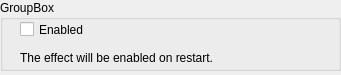
<?xml version="1.0" encoding="UTF-8"?>
<ui version="4.0">
 <class>DisabledPreferences</class>
 <widget class="QWidget" name="DisabledPreferences">
  <property name="geometry">
   <rect>
    <x>0</x>
    <y>0</y>
    <width>341</width>
    <height>75</height>
   </rect>
  </property>
  <property name="sizePolicy">
   <sizepolicy hsizetype="Preferred" vsizetype="Fixed">
    <horstretch>0</horstretch>
    <verstretch>0</verstretch>
   </sizepolicy>
  </property>
  <property name="windowTitle">
   <string>Form</string>
  </property>
  <widget class="QGroupBox" name="groupBox">
   <property name="geometry">
    <rect>
     <x>0</x>
     <y>0</y>
     <width>341</width>
     <height>71</height>
    </rect>
   </property>
   <property name="sizePolicy">
    <sizepolicy hsizetype="Preferred" vsizetype="Preferred">
     <horstretch>0</horstretch>
     <verstretch>0</verstretch>
    </sizepolicy>
   </property>
   <property name="title">
    <string>GroupBox</string>
   </property>
   <widget class="QCheckBox" name="enabledCheckBox">
    <property name="geometry">
     <rect>
      <x>20</x>
      <y>20</y>
      <width>85</width>
      <height>19</height>
     </rect>
    </property>
    <property name="text">
     <string>Enabled</string>
    </property>
   </widget>
   <widget class="QLabel" name="label">
    <property name="geometry">
     <rect>
      <x>20</x>
      <y>50</y>
      <width>311</width>
      <height>16</height>
     </rect>
    </property>
    <property name="text">
     <string>The effect will be enabled on restart.</string>
    </property>
   </widget>
  </widget>
 </widget>
 <resources/>
 <connections/>
</ui>
